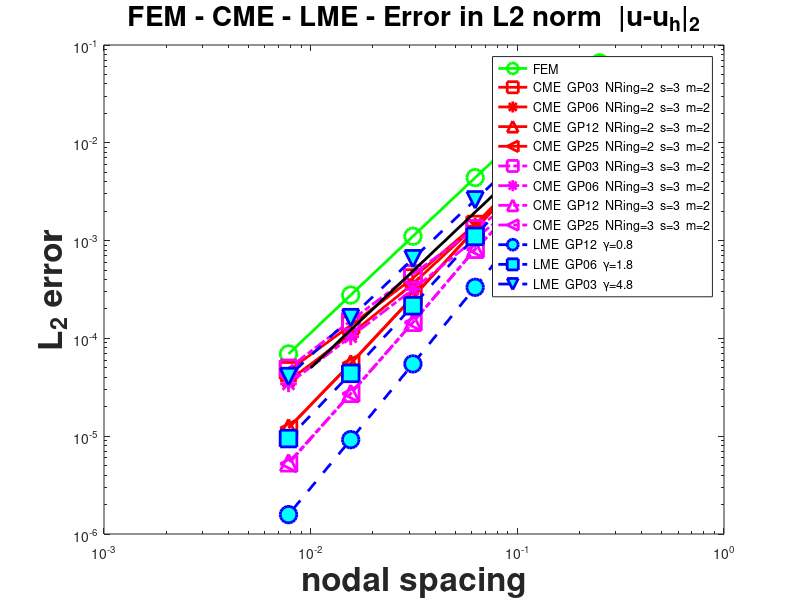

The MATLAB script that drew this image: (Note: this script raises an error after producing the figure.)
%% EXAMPLE: Heat Equation with a distributed source - cell-based max-ent basis functions

clear all
close all

format short

disp('------------------------------------------------')
data_ex  = load('normL2/normL2_exact.mat');
normL2_ex= data_ex.normL2(end);


%% =======================================================================================
% Plot results

mref  = polyfit(log([0.1,0.01]),log([0.0001,0.000001]),1);

%% FME ---------------------------------------------------------------
disp('FME -------------------')
data_fem  = load('normL2/normL2_fem_GP03.mat');
Ndof_fem  = data_fem.Ndof;
errL2_fem = data_fem.normL2/normL2_ex;
n         = length(Ndof_fem);
n_id      = (n-1):n;
mrate     = polyfit(log(1./(Ndof_fem(n_id)-1)),log(errL2_fem(n_id)'),1);
fprintf(1,'\tRate of convergence  FEM  m=%4.2f  mref=%4.2f\n', mrate(1), mref(1));


%% CME ---------------------------------------------------------------
disp('CME -- ring 2 ---------')
% ring 2 --------------------
data_cme   = load('normL2/normL2_cme_r2_s03_m02_GP03.mat');
Ndof_cme21 = data_cme.Ndof;
errL2_cme21= data_cme.normL2/normL2_ex;
n          = length(Ndof_cme21);
n_id       = (n-1):n;
mrate      = polyfit(log(1./(Ndof_cme21(n_id)-1)),log(errL2_cme21(n_id)'),1);
fprintf(1,'\tRate of convergence  CME  m=%4.2f  gPts= 3\n', mrate(1));

data_cme   = load('normL2/normL2_cme_r2_s03_m02_GP06.mat');
Ndof_cme22 = data_cme.Ndof;
errL2_cme22= data_cme.normL2/normL2_ex;
n          = length(Ndof_cme22);
n_id       = (n-1):n;
mrate      = polyfit(log(1./(Ndof_cme22(n_id)-1)),log(errL2_cme22(n_id)'),1);
fprintf(1,'\tRate of convergence  CME  m=%4.2f  gPts= 6\n', mrate(1));
 
data_cme   = load('normL2/normL2_cme_r2_s03_m02_GP12.mat');
Ndof_cme23 = data_cme.Ndof;
errL2_cme23= data_cme.normL2/normL2_ex;
n          = length(Ndof_cme23);
n_id       = (n-1):n;
mrate      = polyfit(log(1./(Ndof_cme23(n_id)-1)),log(errL2_cme23(n_id)'),1);
fprintf(1,'\tRate of convergence  CME  m=%4.2f  gPts=12\n', mrate(1));

data_cme   = load('normL2/normL2_cme_r2_s03_m02_GP25.mat');
Ndof_cme24 = data_cme.Ndof;
errL2_cme24= data_cme.normL2/normL2_ex;
n          = length(Ndof_cme24);
n_id       = (n-1):n;
mrate      = polyfit(log(1./(Ndof_cme24(n_id)-1)),log(errL2_cme24(n_id)'),1);
fprintf(1,'\tRate of convergence  CME  m=%4.2f  gPts=25\n', mrate(1));

disp('CME -- ring 3 ---------')
% ring 3 --------------------
data_cme   = load('normL2/normL2_cme_r3_s03_m02_GP03.mat');
Ndof_cme31 = data_cme.Ndof;
errL2_cme31= data_cme.normL2/normL2_ex;
n          = length(Ndof_cme31);
n_id       = (n-1):n;
mrate      = polyfit(log(1./(Ndof_cme31(n_id)-1)),log(errL2_cme31(n_id)'),1);
fprintf(1,'\tRate of convergence  CME  m=%4.2f  gPts= 3\n', mrate(1));

data_cme   = load('normL2/normL2_cme_r3_s03_m02_GP06.mat');
Ndof_cme32 = data_cme.Ndof;
errL2_cme32= data_cme.normL2/normL2_ex;
n          = length(Ndof_cme32);
n_id       = (n-1):n;
mrate      = polyfit(log(1./(Ndof_cme32(n_id)-1)),log(errL2_cme32(n_id)'),1);
fprintf(1,'\tRate of convergence  CME  m=%4.2f  gPts= 6\n', mrate(1));
 
data_cme   = load('normL2/normL2_cme_r3_s03_m02_GP12.mat');
Ndof_cme33 = data_cme.Ndof;
errL2_cme33= data_cme.normL2/normL2_ex;
n          = length(Ndof_cme33);
n_id       = (n-1):n;
mrate      = polyfit(log(1./(Ndof_cme33(n_id)-1)),log(errL2_cme33(n_id)'),1);
fprintf(1,'\tRate of convergence  CME  m=%4.2f  gPts=12\n', mrate(1));

data_cme   = load('normL2/normL2_cme_r3_s03_m02_GP25.mat');
Ndof_cme34 = data_cme.Ndof;
errL2_cme34= data_cme.normL2/normL2_ex;
n          = length(Ndof_cme34);
n_id       = (n-1):n;
mrate      = polyfit(log(1./(Ndof_cme34(n_id)-1)),log(errL2_cme34(n_id)'),1);
fprintf(1,'\tRate of convergence  CME  m=%4.2f  gPts=25\n', mrate(1));

%% LME ---------------------------------------------------------------
disp('LME -- \gamma=0.8,1.8,4.8 -----')
data_lme  = load('normL2/normL2_lme_g0.8_GP12.mat');
Ndof_lme1 = data_lme.Ndof(2:end);
errL2_lme1= data_lme.normL2(2:end)/normL2_ex;
n         = length(Ndof_lme1);
n_id      = (n-1):n;
mrate     = polyfit(log(1./(Ndof_lme1(n_id)-1)),log(errL2_lme1(n_id)'),1);
fprintf(1,'\tRate of convergence  LME  m=%4.2f  gPts=12\n', mrate(1));

data_lme  = load('normL2/normL2_lme_g1.8_GP06.mat');
Ndof_lme2 = data_lme.Ndof(2:end);
errL2_lme2= data_lme.normL2(2:end)/normL2_ex;
n         = length(Ndof_lme2);
n_id      = (n-1):n;
mrate     = polyfit(log(1./(Ndof_lme2(n_id)-1)),log(errL2_lme2(n_id)'),1);
fprintf(1,'\tRate of convergence  LME  m=%4.2f  gPts= 6\n', mrate(1));


data_lme  = load('normL2/normL2_lme_g4.8_GP03.mat');
Ndof_lme3 = data_lme.Ndof(2:end);
errL2_lme3= data_lme.normL2(2:end)/normL2_ex;
n         = length(Ndof_lme3);
n_id      = (n-1):n;
mrate     = polyfit(log(1./(Ndof_lme3(n_id)-1)),log(errL2_lme3(n_id)'),1);
fprintf(1,'\tRate of convergence  LME  m=%4.2f  gPts= 3\n', mrate(1));

% Error in L2 norm
figure(1);clf
loglog(1./(Ndof_fem-1),errL2_fem,'go-','markersize',12,'linewidth',2)
hold on
loglog(1./(Ndof_cme21-1),errL2_cme21,'rs-','markersize',12,'linewidth',2)
loglog(1./(Ndof_cme22-1),errL2_cme22,'r*-','markersize',12,'linewidth',2)
loglog(1./(Ndof_cme23-1),errL2_cme23,'r^-','markersize',12,'linewidth',2)
loglog(1./(Ndof_cme24-1),errL2_cme24,'r<-','markersize',12,'linewidth',2)
loglog(1./(Ndof_cme31-1),errL2_cme31,'ms-.','markersize',12,'linewidth',2)
loglog(1./(Ndof_cme32-1),errL2_cme32,'m*-.','markersize',12,'linewidth',2)
loglog(1./(Ndof_cme33-1),errL2_cme33,'m^-.','markersize',12,'linewidth',2)
loglog(1./(Ndof_cme34-1),errL2_cme34,'m<-.','markersize',12,'linewidth',2)
loglog(1./(Ndof_lme1-1),errL2_lme1,'bo--','markersize',12,'linewidth',2,'markerfacecolor','c')
loglog(1./(Ndof_lme2-1),errL2_lme2,'bs--','markersize',12,'linewidth',2,'markerfacecolor','c')
loglog(1./(Ndof_lme3-1),errL2_lme3,'bv--','markersize',12,'linewidth',2,'markerfacecolor','c')
loglog([0.1,0.01],[0.005,0.00005],'k-','linewidth',2)
hold off
title('FEM - CME - LME - Error in L2 norm  |u-u_h|_2','fontsize',20,'fontweight','b')
xlabel('nodal spacing', 'fontsize',24,'fontweight','b')
ylabel('L_2 error', 'fontsize',24,'fontweight','b')
legend('FEM',...
  'CME  GP03  NRing=2  s=3  m=2',...
  'CME  GP06  NRing=2  s=3  m=2',...
  'CME  GP12  NRing=2  s=3  m=2',...
  'CME  GP25  NRing=2  s=3  m=2',...
  'CME  GP03  NRing=3  s=3  m=2',...
  'CME  GP06  NRing=3  s=3  m=2',...
  'CME  GP12  NRing=3  s=3  m=2',...
  'CME  GP25  NRing=3  s=3  m=2',...
  'LME  GP12  \gamma=0.8',...
  'LME  GP06  \gamma=1.8',...
  'LME  GP03  \gamma=4.8')


%% =======================================================================================
%% CME -- ring 2 -------------------------------------------------------------
disp('Full Gauss Points checking  - ring 2 --------------------')
GP = [1 3 4 6 7 12 25];
Ndof_cme2  = {[]};
errL2_cme2 = {[]};
L2_cme2    = zeros(1,length(GP));
for gp=1:length(GP)
  data_cme      = load(sprintf('normL2/normL2_cme_r2_s03_m02_GP%02d.mat',GP(gp)));
  Ndof_cme2{gp} = data_cme.Ndof;
  errL2_cme2{gp}= data_cme.normL2/normL2_ex;
  
  L2_cme2(gp) = data_cme.normL2(end)/normL2_ex;
  
  n     = length(Ndof_cme2{gp});
  n_id  = (n-1):n;
  mrate = polyfit(log(1./(Ndof_cme2{gp}(n_id)-1)),log(errL2_cme2{gp}(n_id)'),1);
  fprintf(1,'\tRate of convergence  CME  m=%4.2f  gPts=%2d\n', mrate(1), GP(gp));
end

% Error in L2 norm
figure(2);clf
loglog(1./(Ndof_fem-1),errL2_fem,'go-','markersize',10,'linewidth',2)
hold on
loglog(1./(Ndof_cme2{1}-1),errL2_cme2{1},'rs-','markersize',10,'linewidth',2)
loglog(1./(Ndof_cme2{2}-1),errL2_cme2{2},'r*-','markersize',10,'linewidth',2)
loglog(1./(Ndof_cme2{3}-1),errL2_cme2{3},'r^-','markersize',10,'linewidth',2)
loglog(1./(Ndof_cme2{4}-1),errL2_cme2{4},'r<-','markersize',10,'linewidth',2)
loglog(1./(Ndof_cme2{5}-1),errL2_cme2{5},'r>-','markersize',10,'linewidth',2)
loglog(1./(Ndof_cme2{6}-1),errL2_cme2{6},'rx-','markersize',10,'linewidth',2)
loglog(1./(Ndof_cme2{7}-1),errL2_cme2{7},'r+-','markersize',10,'linewidth',2)
loglog([0.1,0.01],[0.0001,0.000001],'k-','linewidth',2)
hold off
title('CME  Error in L2 norm  |u-u_h|_2','fontsize',20,'fontweight','b')
xlabel('nodal spacing', 'fontsize',24,'fontweight','b')
ylabel('L_2 error', 'fontsize',24,'fontweight','b')
legend('L_2 FEM  GP03',...
  'L_2  CME  GP01 | ring=2  s=3  m=2',...
  'L_2  CME  GP03 | ring=2  s=3  m=2',...
  'L_2  CME  GP04 | ring=2  s=3  m=2',...
  'L_2  CME  GP06 | ring=2  s=3  m=2',...
  'L_2  CME  GP07 | ring=2  s=3  m=2',...
  'L_2  CME  GP12 | ring=2  s=3  m=2',...
  'L_2  CME  GP25 | ring=2  s=3  m=2')





%% CME -- ring 3 -------------------------------------------------------------
disp('Full Gauss Points checking  - ring 3 --------------------')
Ndof_cme3  = {[]};
errL2_cme3 = {[]};
L2_cme3    = zeros(1,length(GP));
for gp=1:length(GP)
  data_cme      = load(sprintf('normL2/normL2_cme_r3_s03_m02_GP%02d.mat',GP(gp)));
  Ndof_cme3{gp} = data_cme.Ndof;
  errL2_cme3{gp}= data_cme.normL2/normL2_ex;
  
  L2_cme3(gp) = data_cme.normL2(end)/normL2_ex;
  
  n     = length(Ndof_cme3{gp});
  n_id  = (n-1):n;
  mrate = polyfit(log(1./(Ndof_cme3{gp}(n_id)-1)),log(errL2_cme3{gp}(n_id)'),1);
  fprintf(1,'\tRate of convergence  CME  m=%4.2f  gPts=%2d\n', mrate(1), GP(gp));
end

% Error in L2 norm
figure(3);clf
loglog(1./(Ndof_fem-1),errL2_fem,'go-','markersize',10,'linewidth',2)
hold on
loglog(1./(Ndof_cme3{1}-1),errL2_cme3{1},'bs-','markersize',10,'linewidth',2)
loglog(1./(Ndof_cme3{2}-1),errL2_cme3{2},'b*-','markersize',10,'linewidth',2)
loglog(1./(Ndof_cme3{3}-1),errL2_cme3{3},'b^-','markersize',10,'linewidth',2)
loglog(1./(Ndof_cme3{4}-1),errL2_cme3{4},'b<-','markersize',10,'linewidth',2)
loglog(1./(Ndof_cme3{5}-1),errL2_cme3{5},'b>-','markersize',10,'linewidth',2)
loglog(1./(Ndof_cme3{6}-1),errL2_cme3{6},'bx-','markersize',10,'linewidth',2)
loglog(1./(Ndof_cme3{7}-1),errL2_cme3{7},'b+-','markersize',10,'linewidth',2)
loglog([0.1,0.01],[0.0001,0.000001],'k-','linewidth',2)
hold off
title('CME  Error in L2 norm  |u-u_h|_2','fontsize',20,'fontweight','b')
xlabel('nodal spacing', 'fontsize',24,'fontweight','b')
ylabel('L_2 error', 'fontsize',24,'fontweight','b')
legend('L_2 FEM  GP03',...
  'L_2  CME  GP01 | ring=3  s=3  m=2',...
  'L_2  CME  GP03 | ring=3  s=3  m=2',...
  'L_2  CME  GP04 | ring=3  s=3  m=2',...
  'L_2  CME  GP06 | ring=3  s=3  m=2',...
  'L_2  CME  GP07 | ring=3  s=3  m=2',...
  'L_2  CME  GP12 | ring=3  s=3  m=2',...
  'L_2  CME  GP25 | ring=3  s=3  m=2')